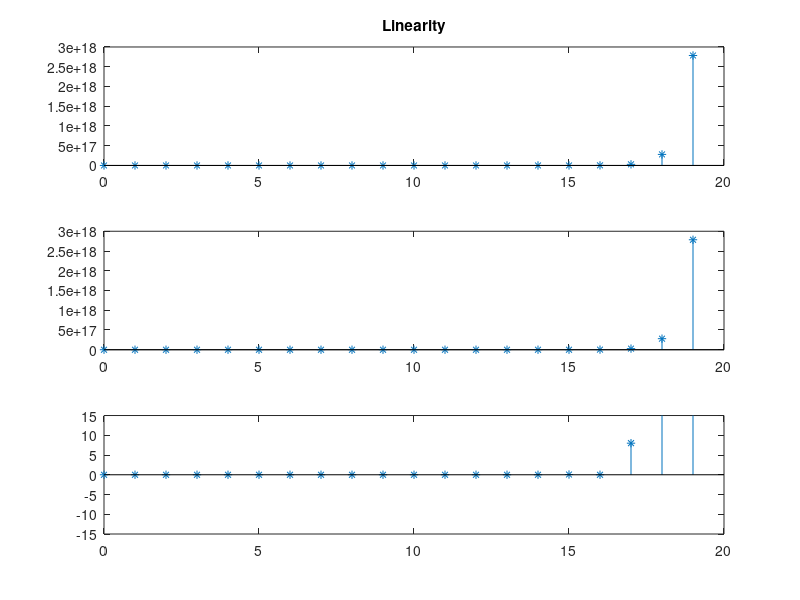

Write the MATLAB code that produced this figure.
clc;
n=0:1:19;
x1=sin(2*pi*0.02*n);
x2=sin(2*pi*0.08*n);
a1=2;
a2=3;
x3=a1*x1+a2*x2;
ncoeff=[1.2 2.2368 6];
dcoeff=[1 -10 0.5];
y1=filter(ncoeff,dcoeff,x1);
y2=filter(ncoeff,dcoeff,x2);
y3=filter(ncoeff,dcoeff,x3);
z=a1*y1+a2*y2;
ydiff=(y3-z);
subplot(3,1,1);
stem(n,y3,'*');
title("Linearity");
subplot(3,1,2);
stem(n,z,'*');
subplot(3,1,3);
stem(n,ydiff,'*');
ylim([-15 15])